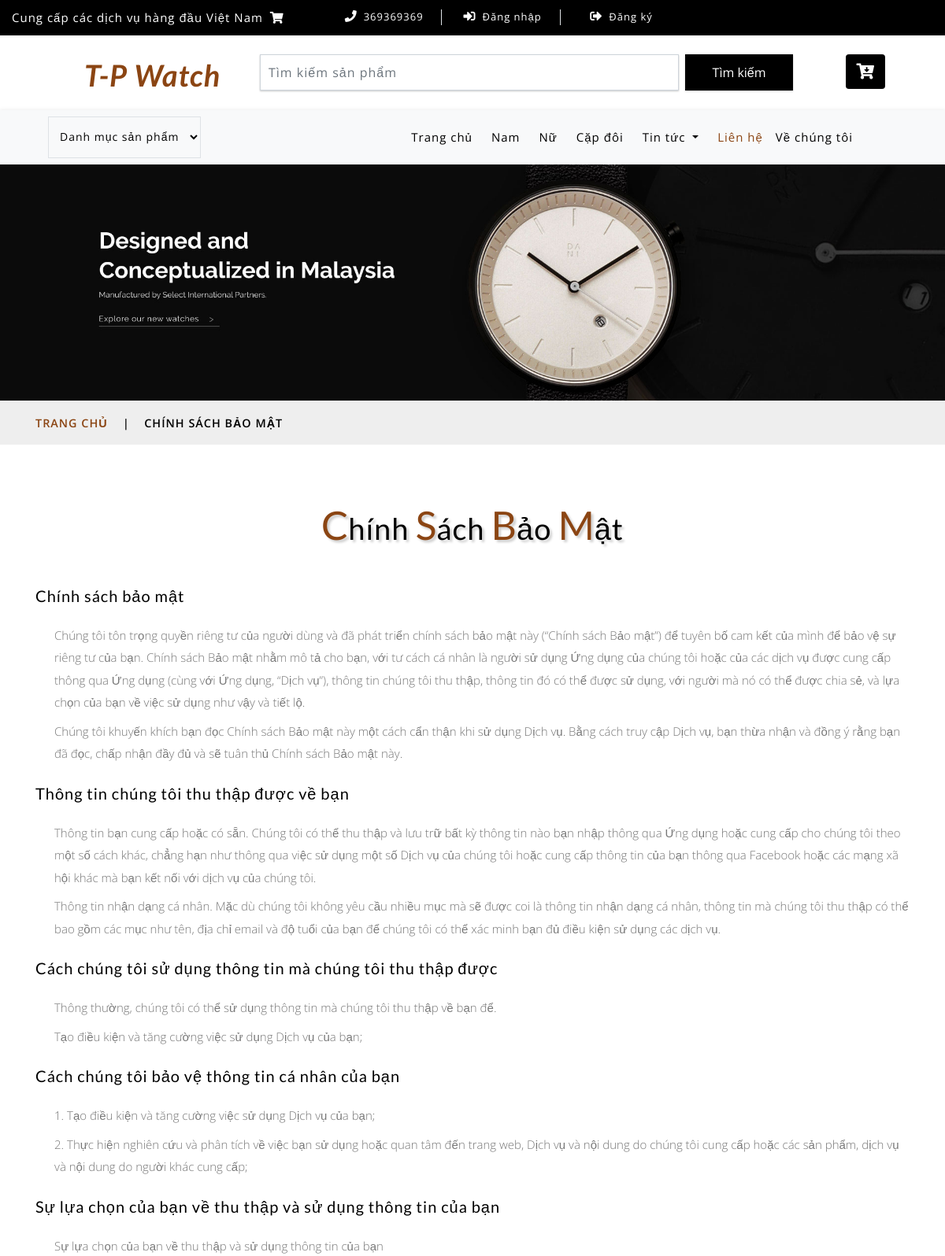
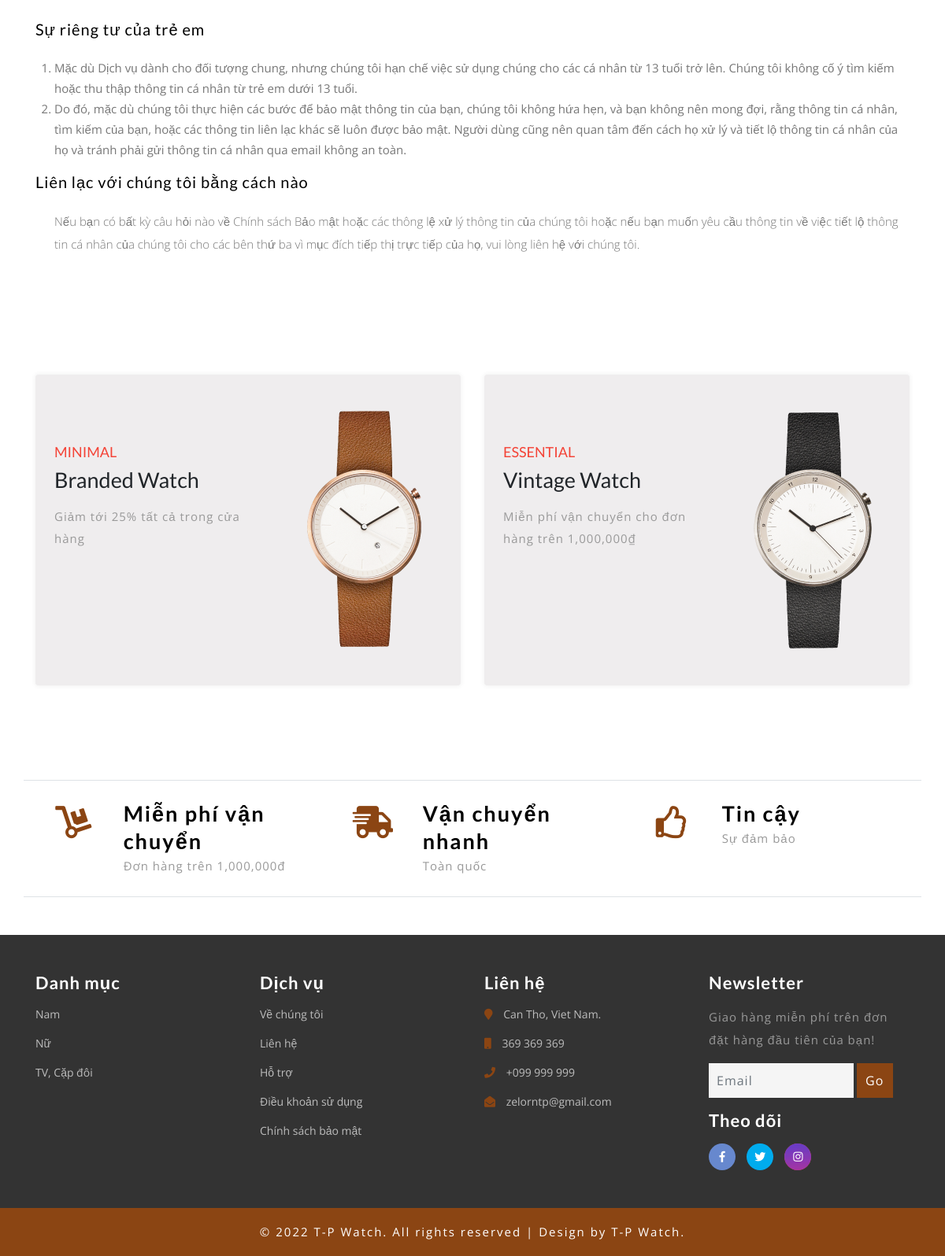
Page /privacy.php on the committed database (2 pictures, top to bottom).
### tables this page shows
CREATE TABLE `tbl_category` (
  `category_id` int(11) NOT NULL,
  `category_name` varchar(50) NOT NULL
);

### privacy.php (the view, shortened to what the rows shown need)
<!DOCTYPE html>
<html lang="en">
<head>
    <link href="css/bootstrap.css" rel="stylesheet" type="text/css" media="all" />
    <link href="css/style.css" rel="stylesheet" type="text/css" media="all" />
    <link rel="stylesheet" href="css/fontawesome-all.css">
    <link href="css/popuo-box.css" rel="stylesheet" type="text/css" media="all" />
    <link href="css/menu.css" rel="stylesheet" type="text/css" media="all" />
</head>
<body>
    <div class="header-bot">
        <div class="container">
            <div class="row header-bot_inner_wthreeinfo_header_mid">
                <div class="col-md-3 logo_agile">
                    <h1 class="text-center">
                        <a href="index.php" class="font-weight-bold font-italic">
                            T-P Watch
                        </a>
                    </h1>
                </div>
            </div>
        </div>
    </div>
    <div class="navbar-inner">
        <div class="container">
            <nav class="navbar navbar-expand-lg navbar-light bg-light">
                <div class="collapse navbar-collapse" id="navbarSupportedContent">
                    <ul class="navbar-nav ml-auto text-center mr-xl-5">
                        <?php
                        include('./db/connect.php');
                        $sql = 'SELECT * FROM tbl_category ORDER BY category_id DESC';
                        $sql_category_danhmuc = $con->query($sql)->fetchAll(PDO::FETCH_ASSOC);
                        foreach ($sql_category_danhmuc as $category_danhmuc) {
                        ?>
                        <li class="nav-item  mr-lg-2 mb-lg-0 mb-2">
                            <a class="nav-link "
                                href="index.php?quanly=danhmuc&id=<?php echo $category_danhmuc['category_id'] ?>"
                                role="button" aria-haspopup="true" aria-expanded="false">
                                <?php echo $category_danhmuc['category_name'] ?>
                            </a>
                        </li>
                        <?php
                        }
                        ?>
                    </ul>
                </div>
            </nav>
        </div>
    </div>
</body>
</html>

### rows in the picture
tbl_category: category_name "Nam"
tbl_category: category_name "Nữ"
tbl_category: category_name "Cặp đôi"
